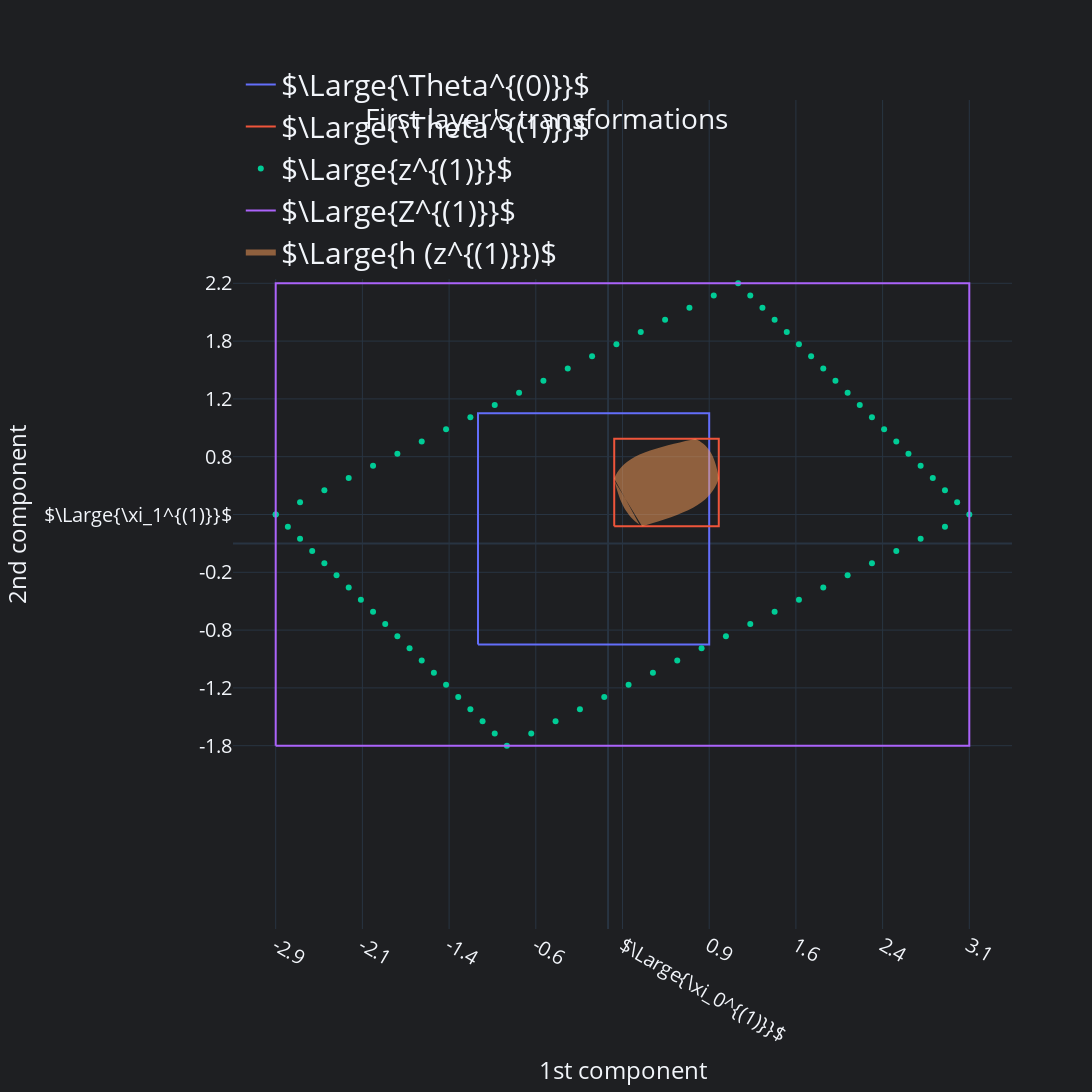

Here is the notebook cell this chart was saved with:
### Markdown cell above
## Visualize first layer's transformations with discretizations

### Code cell
fig_1st_transforms = go.Figure()
fig_1st_transforms.add_trace(
    go.Scatter(
        x=theta_0[0],
        y=theta_0[1],
        mode="lines",
        name=r"$\Large{\Theta^{(0)}}$",
    )
)
fig_1st_transforms.add_trace(
    go.Scatter(x=theta_1[0], y=theta_1[1], mode="lines", name=r"$\Large{\Theta^{(1)}}$")
)
fig_1st_transforms.add_trace(
    go.Scatter(x=z_1[0], y=z_1[1], mode="markers", name=r"$\Large{z^{(1)}}$")
)
fig_1st_transforms.add_trace(
    go.Scatter(
        x=(z_0_1.inf, z_0_1.inf, z_0_1.sup, z_0_1.sup, z_0_1.inf),
        y=(z_1_1.inf, z_1_1.sup, z_1_1.sup, z_1_1.inf, z_1_1.inf),
        mode="lines",
        name=r"$\Large{Z^{(1)}}$",
    )
)
fig_1st_transforms.add_trace(
    go.Scatter(
        x=h_of_z_1[0],
        y=h_of_z_1[1],
        mode="none",
        name=r"$\Large{h (z^{(1)}})$",
        fill="toself",
    )
)
fig_1st_transforms.update_layout(
    title=dict(text="First layer's transformations", **shared_title_params),
    **shared_layout,
)
ytick_vals = np.linspace(z_1[1].min(), z_1[1].max(), 9)
assert ytick_vals[len(ytick_vals) // 2] == xi_1_1
ytick_labels = list(ytick_vals.round(1))
ytick_labels[len(ytick_labels) // 2] = r"$\Large{\xi_1^{(1)}}$"
xtick_vals = np.linspace(z_1[0].min(), z_1[0].max(), 9)
assert xtick_vals[len(xtick_vals) // 2] == xi_0_1
xtick_labels = list(xtick_vals.round(1))
xtick_labels[len(xtick_labels) // 2] = r"$\Large{\xi_0^{(1)}}$"
fig_1st_transforms.update_yaxes(
    **shared_ratio, tickvals=ytick_vals, ticktext=ytick_labels
)
fig_1st_transforms.update_xaxes(
    **shared_ratio, tickvals=xtick_vals, ticktext=xtick_labels
)
fig_1st_transforms.show()

### Figure 1 — Plotly figure (JSON) as saved in the notebook; plotly's stock layout.template omitted (floating-point values rounded to 4 significant figures)
{"data": [{"mode": "lines", "name": "$\\Large{\\Theta^{(0)}}$", "x": [-1.125, -1.125, 0.875, 0.875, -1.125], "y": [-0.875, 1.125, 1.125, -0.875, -0.875], "type": "scatter"}, {"mode": "lines", "name": "$\\Large{\\Theta^{(1)}}$", "x": [0.0534, 0.0534, 0.9579, 0.9579, 0.0534], "y": [0.148, 0.9047, 0.9047, 0.148, 0.148], "type": "scatter"}, {"mode": "markers", "name": "$\\Large{z^{(1)}}$", "x": [-2.875, -2.664, -2.454, -2.243, -2.033, -1.822, -1.612, -1.401, -1.191, -0.9803, -0.7697, -0.5592, -0.3487, -0.1382, 0.07237, 0.2829, 0.4934, 0.7039, 0.9145, 1.125, 1.23, 1.336, 1.441, 1.546, 1.651, 1.757, 1.862, 1.967, 2.072, 2.178, 2.283, 2.388, 2.493, 2.599, 2.704, 2.809, 2.914, 3.02, 3.125, 2.914, 2.704, 2.493, 2.283, 2.072, 1.862, 1.651, 1.441, 1.23, 1.02, 0.8092, 0.5987, 0.3882, 0.1776, -0.03289, -0.2434, -0.4539, -0.6645, -0.875, -2.77, -2.664, -2.559, -2.454, -2.349, -2.243, -2.138, -2.033, -1.928, -1.822, -1.717, -1.612, -1.507, -1.401, -1.296, -1.191, -1.086, -0.9803, -2.875], "y": [0.25, 0.3553, 0.4605, 0.5658, 0.6711, 0.7763, 0.8816, 0.9868, 1.092, 1.197, 1.303, 1.408, 1.513, 1.618, 1.724, 1.829, 1.934, 2.039, 2.145, 2.25, 2.145, 2.039, 1.934, 1.829, 1.724, 1.618, 1.513, 1.408, 1.303, 1.197, 1.092, 0.9868, 0.8816, 0.7763, 0.6711, 0.5658, 0.4605, 0.3553, 0.25, 0.1447, 0.03947, -0.06579, -0.1711, -0.2763, -0.3816, -0.4868, -0.5921, -0.6974, -0.8026, -0.9079, -1.013, -1.118, -1.224, -1.329, -1.434, -1.539, -1.645, -1.75, 0.1447, 0.03947, -0.06579, -0.1711, -0.2763, -0.3816, -0.4868, -0.5921, -0.6974, -0.8026, -0.9079, -1.013, -1.118, -1.224, -1.329, -1.434, -1.539, -1.645, 0.25], "type": "scatter"}, {"mode": "lines", "name": "$\\Large{Z^{(1)}}$", "x": [-2.875, -2.875, 3.125, 3.125, -2.875], "y": [-1.75, 2.25, 2.25, -1.75, -1.75], "type": "scatter"}, {"fill": "toself", "mode": "none", "name": "$\\Large{h (z^{(1)}})$", "x": [0.0534, 0.0651, 0.07915, 0.09592, 0.1158, 0.1391, 0.1663, 0.1976, 0.2331, 0.2728, 0.3165, 0.3637, 0.4137, 0.4655, 0.5181, 0.5703, 0.6209, 0.6691, 0.7139, 0.7549, 0.7739, 0.7918, 0.8086, 0.8243, 0.8391, 0.8528, 0.8655, 0.8773, 0.8882, 0.8982, 0.9075, 0.9159, 0.9237, 0.9308, 0.9373, 0.9432, 0.9486, 0.9535, 0.9579, 0.9486, 0.9373, 0.9237, 0.9075, 0.8882, 0.8655, 0.8391, 0.8086, 0.7739, 0.7349, 0.6919, 0.6454, 0.5958, 0.5443, 0.4918, 0.4394, 0.3884, 0.3397, 0.2942, 0.05898, 0.0651, 0.07181, 0.07915, 0.08717, 0.09592, 0.1054, 0.1158, 0.127, 0.1391, 0.1522, 0.1663, 0.1814, 0.1976, 0.2148, 0.2331, 0.2525, 0.2728, 0.0534], "y": [0.5622, 0.5879, 0.6131, 0.6378, 0.6617, 0.6849, 0.7071, 0.7285, 0.7488, 0.7681, 0.7863, 0.8034, 0.8195, 0.8346, 0.8486, 0.8616, 0.8737, 0.8849, 0.8952, 0.9047, 0.8952, 0.8849, 0.8737, 0.8616, 0.8486, 0.8346, 0.8195, 0.8034, 0.7863, 0.7681, 0.7488, 0.7285, 0.7071, 0.6849, 0.6617, 0.6378, 0.6131, 0.5879, 0.5622, 0.5361, 0.5099, 0.4836, 0.4573, 0.4314, 0.4057, 0.3806, 0.3562, 0.3324, 0.3095, 0.2874, 0.2664, 0.2463, 0.2273, 0.2093, 0.1924, 0.1766, 0.1618, 0.148, 0.5361, 0.5099, 0.4836, 0.4573, 0.4314, 0.4057, 0.3806, 0.3562, 0.3324, 0.3095, 0.2874, 0.2664, 0.2463, 0.2273, 0.2093, 0.1924, 0.1766, 0.1618, 0.5622], "type": "scatter"}], "layout": {"title": {"text": "First layer's transformations", "y": 0.9, "x": 0.5, "xanchor": "center", "yanchor": "top"}, "font": {"size": 20}, "legend": {"font": {"size": 30}, "yanchor": "top", "y": 1.05, "xanchor": "left", "x": 0.01}, "paper_bgcolor": "#1E1F22", "xaxis": {"title": {"text": "1st component"}, "scaleanchor": "x", "scaleratio": 1, "tickvals": [-2.875, -2.125, -1.375, -0.625, 0.125, 0.875, 1.625, 2.375, 3.125], "ticktext": [-2.9, -2.1, -1.4, -0.6, "$\\Large{\\xi_0^{(1)}}$", 0.9, 1.6, 2.4, 3.1]}, "yaxis": {"title": {"text": "2nd component"}, "scaleanchor": "x", "scaleratio": 1, "tickvals": [-1.75, -1.25, -0.75, -0.25, 0.25, 0.75, 1.25, 1.75, 2.25], "ticktext": [-1.8, -1.2, -0.8, -0.2, "$\\Large{\\xi_1^{(1)}}$", 0.8, 1.2, 1.8, 2.2]}, "autosize": false, "width": 1300, "height": 1300, "showlegend": true, "plot_bgcolor": "#1E1F22"}}
